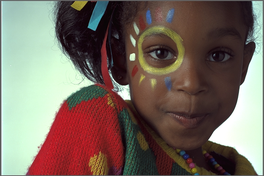
%> input picture excersiecs/Mohammad-t-t/13/girl.png, 264 x 176 px, shrunk from 768 x 512 before the run
$ octave ex23run.m   (GNU Octave 9; MATLAB toolbox functions it lacks are replaced by stand-ins)
%> lines starting %> are read from the running program, lines starting %| are printed output that depends on the picture; in (x1, y1, x2, y2) boxes, pixels count from 0 and x2, y2 are one past the last pixel; in counts of white or black regions, pixels touching at a corner belong together; the program's own positions count from 1
### excersiecs/mohammadhoseinazad/23/hister.m

function [canal]=hister(img)
[X,Y]=size(img);
canal=zeros(1,256);
for i=1:X
 for j=1:Y
    z=img(i,j);
    canal(z+1)=canal(z+1)+1;
 end
end

### excersiecs/mohammadhoseinazad/23/ex23run.m
clc;
close all;
clear;

img = imread("../../../benchmark/girl.png");
%> img is the input picture: size 176x264x3 uint8; mean R, G, B 119.4, 105.8, 96
%%img=imread("C:\Users\nmzis\OneDrive\Documents\GitHub\image-processing-class\benchmark\girl.png");
Red = img(:, :, 1);Green = img(:, :, 2);Blue = img(:, :, 3);
%> after `Red = img(:, :, 1)`:
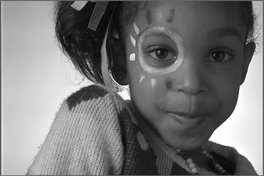
%> Red: size 176x264 uint8; min 5, max 255, mean 119.4
%> after `Green = img(:, :, 2)`:
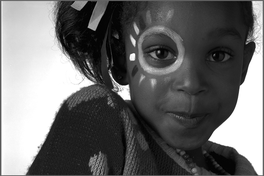
%> Green: size 176x264 uint8; min 0, max 255, mean 105.8
%> after `Blue = img(:, :, 3)`:
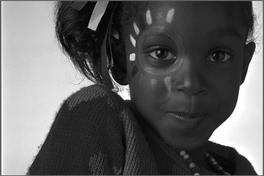
%> Blue: size 176x264 uint8; min 0, max 255, mean 96
Redhist=hister(Red);
%> after the loop in hister, `for i=1:X`: canal = 256 values, max 441 at index 255, min 0 at index 1, mean 181.5
%> Redhist has the same summary as canal in hister
Greenhist=hister(Green);
%> Greenhist = 256 values, max 5333 at index 255, min 0 at index 256, mean 181.5
Bluehist=hister(Blue);
%> Bluehist = 256 values, max 1145 at index 40, min 0 at index 256, mean 181.5

RNhist=fix((Redhist/max(Redhist))*255);
%> RNhist = 256 values, max 255 at index 255, min 0 at index 1, mean 104.5
GNhist=fix((Greenhist/max(Greenhist))*255);
%> GNhist = 256 values, max 255 at index 255, min 0 at index 148, mean 8.2
BNhist=fix((Bluehist/max(Bluehist))*255);
%> BNhist = 256 values, max 255 at index 40, min 0 at index 256, mean 39.98

RHimg= zeros(255,255,'uint8');
GHimg= zeros(255,255,'uint8');
BHimg= zeros(255,255,'uint8');

for j=1:255
    for i=RNhist(1,j):-1:1
        RHimg(256-i,j)=255;
    end
    for i=GNhist(1,j):-1:1
        GHimg(256-i,j)=255;
    end
    for i=BNhist(1,j):-1:1
        BHimg(256-i,j)=255;
    end
end
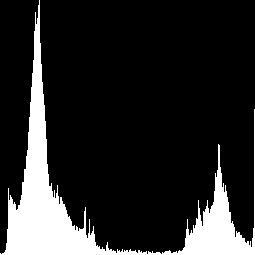
%> BHimg: size 255x255 uint8; 15.7% white; 1 white region, box (x1, y1, x2, y2) and area: (0, 0, 255, 255) 10236
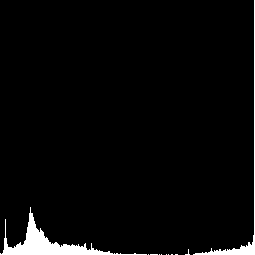
%> GHimg: size 255x255 uint8; 3.2% white; 11 white regions (9 under 20 px), largest, box (x1, y1, x2, y2) and area: (0, 207, 147, 255) 1469, (193, 0, 255, 255) 602
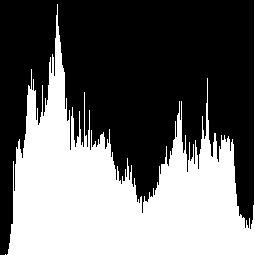
%> RHimg: size 255x255 uint8; 41.1% white; 2 white regions (1 under 20 px), largest, box (x1, y1, x2, y2) and area: (7, 0, 255, 255) 26744
subplot(2,2,1),imshow(img),title('Orginal');
subplot(2,2,2),imshow(RHimg),title('R-Chanel');
subplot(2,2,3),imshow(GHimg),title('G-Chanel');
subplot(2,2,4),imshow(BHimg),title('B-Chanel');
